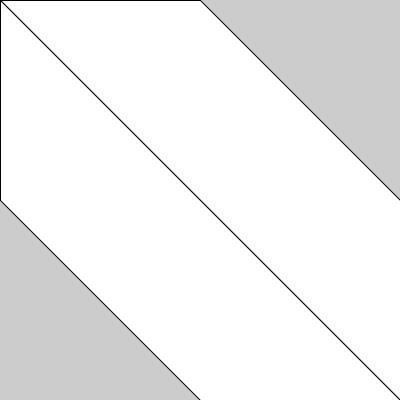
Frame 1 (no input)
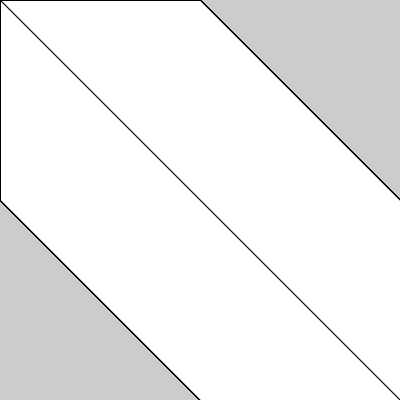
Frame 60 (the mouse pressed at the canvas centre just before this capture)
Frame 120 (the mouse held since frame 60 and released just before this capture): identical to frame 60, image omitted

The Processing sketch that drew these frames (run headless with seeded random() and noise(); from frame 60 on, the mouse is pressed at the canvas centre):

// Processing sketch: ex04
// ── ex04.pde
void setup(){
  size(400, 400);
}

void draw(){ 
  quad(0,0, width/2, 0, width, height/2, width, height);
  quad(0,0, 0, height/2, width/2, height, width, height);
}
